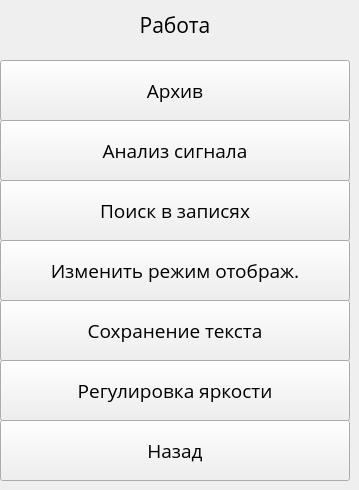
   <widget class="QWidget" name="Work">
    <widget class="QPushButton" name="pushButton_11">
     <property name="geometry">
      <rect>
       <x>0</x>
       <y>420</y>
       <width>350</width>
       <height>61</height>
      </rect>
     </property>
     <property name="font">
      <font>
       <family>Open Sans</family>
       <pointsize>14</pointsize>
      </font>
     </property>
     <property name="text">
      <string>Назад</string>
     </property>
    </widget>
    <widget class="QLabel" name="label_9">
     <property name="geometry">
      <rect>
       <x>0</x>
       <y>0</y>
       <width>350</width>
       <height>50</height>
      </rect>
     </property>
     <property name="font">
      <font>
       <family>Open Sans</family>
       <pointsize>16</pointsize>
      </font>
     </property>
     <property name="text">
      <string>Работа</string>
     </property>
     <property name="alignment">
      <set>Qt::AlignCenter</set>
     </property>
    </widget>
    <widget class="QPushButton" name="pushButton_31">
     <property name="geometry">
      <rect>
       <x>0</x>
       <y>180</y>
       <width>350</width>
       <height>61</height>
      </rect>
     </property>
     <property name="font">
      <font>
       <family>Open Sans</family>
       <pointsize>14</pointsize>
      </font>
     </property>
     <property name="text">
      <string>Поиск в записях</string>
     </property>
    </widget>
    <widget class="QPushButton" name="pushButton_32">
     <property name="geometry">
      <rect>
       <x>0</x>
       <y>300</y>
       <width>350</width>
       <height>61</height>
      </rect>
     </property>
     <property name="font">
      <font>
       <family>Open Sans</family>
       <pointsize>14</pointsize>
      </font>
     </property>
     <property name="text">
      <string>Сохранение текста</string>
     </property>
    </widget>
    <widget class="QPushButton" name="pushButton_33">
     <property name="geometry">
      <rect>
       <x>0</x>
       <y>240</y>
       <width>350</width>
       <height>61</height>
      </rect>
     </property>
     <property name="font">
      <font>
       <family>Open Sans</family>
       <pointsize>14</pointsize>
      </font>
     </property>
     <property name="text">
      <string>Изменить режим отображ.</string>
     </property>
    </widget>
    <widget class="QPushButton" name="pushButton_34">
     <property name="geometry">
      <rect>
       <x>0</x>
       <y>120</y>
       <width>350</width>
       <height>61</height>
      </rect>
     </property>
     <property name="font">
      <font>
       <family>Open Sans</family>
       <pointsize>14</pointsize>
      </font>
     </property>
     <property name="text">
      <string>Анализ сигнала</string>
     </property>
    </widget>
    <widget class="QPushButton" name="pushButton_35">
     <property name="geometry">
      <rect>
       <x>0</x>
       <y>360</y>
       <width>350</width>
       <height>61</height>
      </rect>
     </property>
     <property name="font">
      <font>
       <family>Open Sans</family>
       <pointsize>14</pointsize>
      </font>
     </property>
     <property name="text">
      <string>Регулировка яркости</string>
     </property>
    </widget>
    <widget class="QPushButton" name="pushButton_53">
     <property name="geometry">
      <rect>
       <x>0</x>
       <y>60</y>
       <width>350</width>
       <height>61</height>
      </rect>
     </property>
     <property name="font">
      <font>
       <family>Open Sans</family>
       <pointsize>14</pointsize>
      </font>
     </property>
     <property name="text">
      <string>Архив</string>
     </property>
    </widget>
   </widget>
